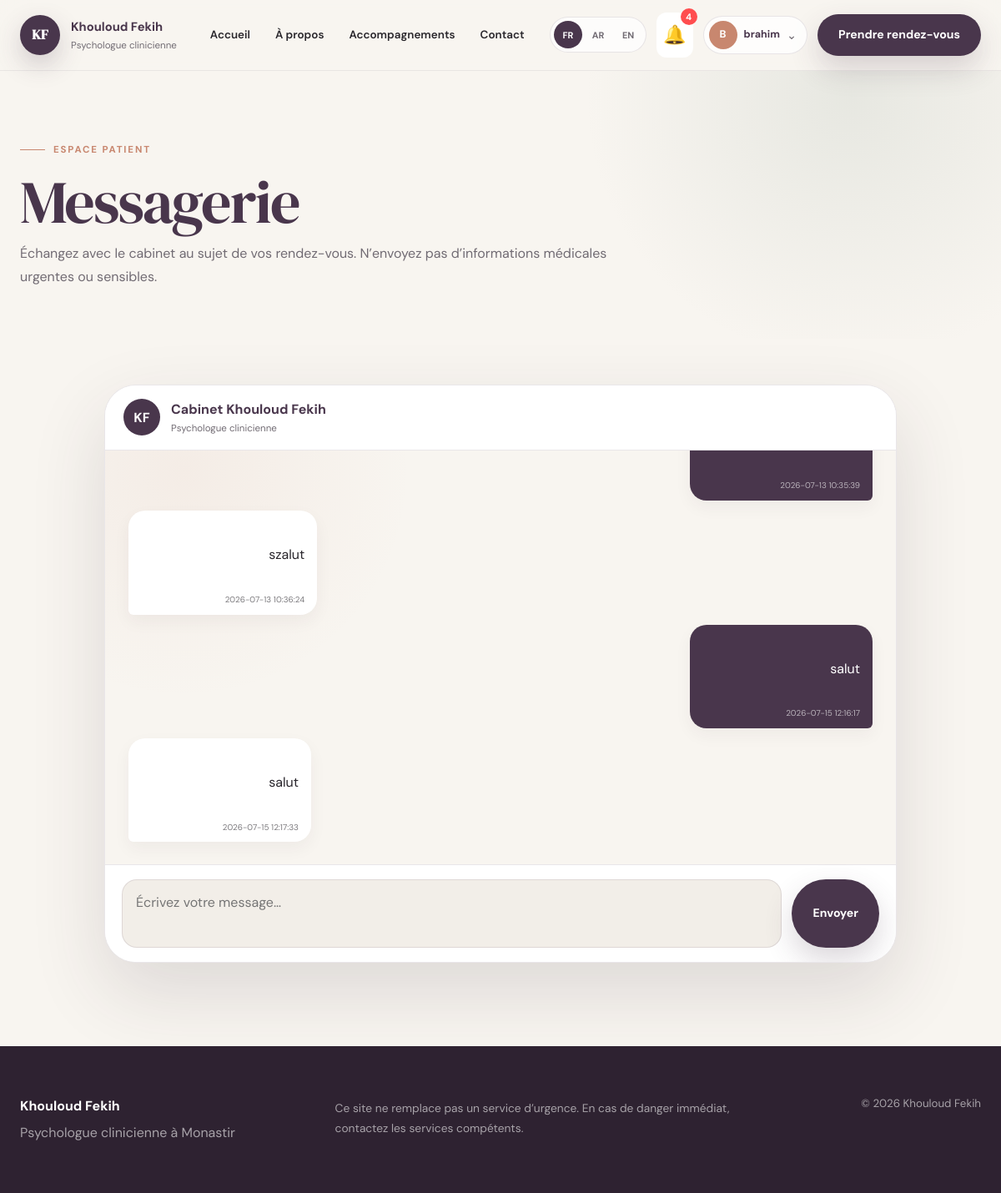
Screenshot of /mon-espace/messages (signed in) with the database file from the repository.
### tables this page shows
CREATE TABLE chat_messages (
            id INTEGER PRIMARY KEY AUTOINCREMENT,
            patient_id INTEGER NOT NULL,
            sender_role TEXT NOT NULL
                CHECK (sender_role IN ('patient', 'admin')),
            message TEXT NOT NULL,
            is_read INTEGER NOT NULL DEFAULT 0,
            created_at TIMESTAMP DEFAULT CURRENT_TIMESTAMP,

            FOREIGN KEY (patient_id)
                REFERENCES users(id)
                ON DELETE CASCADE
        );

### app.py (the view, shortened to what this page needs)
@app.route("/mon-espace/messages", methods=["GET", "POST"])
@patient_required
def patient_messages():
    patient_id = session["user_id"]
    connection = get_database_connection()
    connection.execute(
        """
        UPDATE chat_messages
        SET is_read = 1
        WHERE patient_id = ?
          AND sender_role = 'admin'
        """,
        (patient_id,),
    )
    messages = connection.execute(
        """
        SELECT *
        FROM chat_messages
        WHERE patient_id = ?
        ORDER BY created_at ASC, id ASC
        """,
        (patient_id,),
    ).fetchall()
    connection.commit()
    connection.close()
    return render_template(
        "patient_messages.html",
        messages=messages,
    )

### app.py (called while the page is built)
def get_current_language():
    language = session.get("language", "fr")
    if language not in SUPPORTED_LANGUAGES:
        return "fr"
    return language

@app.context_processor
def inject_translations():
    language = get_current_language()
    return {
        "language": language,
        "content": CONTENT[language],
        "direction": CONTENT[language]["direction"],
        "current_app": current_app,
    }

@app.context_processor
def inject_notifications():
    notifications = []
    unread = 0
    if session.get("admin_logged_in"):
        notifications, unread = get_notifications("admin")
    elif session.get("user_id"):
        notifications, unread = get_notifications(
            f"patient_{session['user_id']}"
        )
    return {
        "notifications": notifications,
        "unread_notifications": unread,
    }

def get_database_connection():
    connection = sqlite3.connect(DATABASE_PATH)
    connection.row_factory = sqlite3.Row
    connection.execute("PRAGMA foreign_keys = ON")
    return connection

def get_notifications(receiver):
    connection = get_database_connection()
    notifications = connection.execute(
        """
        SELECT *
        FROM notifications
        WHERE receiver = ?
        ORDER BY created_at DESC, id DESC
        LIMIT 10
        """,
        (receiver,),
    ).fetchall()
    unread = connection.execute(
        """
        SELECT COUNT(*) AS total
        FROM notifications
        WHERE receiver = ?
          AND is_read = 0
        """,
        (receiver,),
    ).fetchone()["total"]
    connection.close()
    return notifications, unread

def patient_required(route_function):
    @wraps(route_function)
    def protected_route(*args, **kwargs):
        if not session.get("user_id"):
            flash(
                "Veuillez vous connecter pour accéder à la messagerie.",
                "error",
            )
            return redirect(url_for("login"))
        return route_function(*args, **kwargs)
    return protected_route

### templates/patient_messages.html (shortened to what this page needs)
{% extends "base.html" %}
{% block content %}
<section class="chat-page-header">
    <div class="container">
        <p class="section-label">
            Espace patient
        </p>
        <h1>
            Messagerie
        </h1>
        <p>
            Échangez avec le cabinet au sujet de vos rendez-vous.
            N’envoyez pas d’informations médicales urgentes ou sensibles.
        </p>
    </div>
</section>
<section class="chat-section">
    <div class="container">
        <div class="chat-card">
            <div class="chat-header">
                <div class="chat-contact-avatar">
                    KF
                </div>
                <div>
                    <strong>
                        Cabinet Khouloud Fekih
                    </strong>
                    <small>
                        Psychologue clinicienne
                    </small>
                </div>
            </div>
            <div class="chat-messages" id="chat-messages">
                {% if messages %}
                    {% for item in messages %}
                        <article
                            class="
                                chat-message
                                {% if item['sender_role'] == 'patient' %}
                                    chat-message-sent
                                {% else %}
                                    chat-message-received
                                {% endif %}
                            "
                        >
                            <div class="chat-bubble">
                                <p>
                                    {{ item["message"] }}
                                </p>
                                <time>
                                    {{ item["created_at"] }}
                                </time>
                            </div>
                        </article>
                    {% endfor %}
                {% endif %}
            </div>
            <form
                method="POST"
                class="chat-composer"
            >
                <textarea
                    name="message"
                    id="chat-message"
                    rows="2"
                    maxlength="1500"
                    placeholder="Écrivez votre message…"
                    required
                ></textarea>
                <button
                    type="submit"
                    class="button button-primary"
                >
                    Envoyer
                </button>
            </form>
        </div>
    </div>
</section>
{% endblock %}

### static/css/style.css (style rules this page uses)
:root { --background: #f8f6f2; --surface: #ffffff; --surface-soft: #f1f3ef; --primary: #294f7b; --primary-hover: #4d6785; --accent: #8ca08f; --accent-soft: #dfe6df; --warm: #d9c8bc; --warm-soft: #f2ebe6; --text: #24303a; --text-light: #69737c; --border: #e2e4e1; --shadow-small: 0 10px 30px rgba(36, 54, 75, 0.06); --shadow-large: 0 24px 65px rgba(36, 54, 75, 0.09); --container-width: 1320px; --radius-small: 14px; --radius-medium: 22px; --radius-large: 32px; }
* { box-sizing: border-box; }
html { scroll-behavior: smooth; }
body { margin: 0; color: var(--text); background-color: var(--background); font-family: "Manrope", Arial, sans-serif; font-size: 16px; line-height: 1.7; }
button, input, select, textarea { font: inherit; }
h1, h2, h3, p { margin-top: 0; }
.container { width: min( var(--container-width), calc(100% - 40px) ); margin: 0 auto; }
h1, h2 { color: var(--primary); font-family: "Playfair Display", Georgia, serif; font-weight: 700; letter-spacing: -0.025em; }
h1 { margin-bottom: 24px; font-size: clamp( 3rem, 6vw, 5.6rem ); line-height: 1.02; }
.button { min-height: 48px; display: inline-flex; align-items: center; justify-content: center; padding: 0 23px; border: 1px solid transparent; border-radius: 999px; font-size: 0.92rem; font-weight: 700; cursor: pointer; transition: transform 0.2s ease, background-color 0.2s ease, border-color 0.2s ease, box-shadow 0.2s ease; }
.button-primary { color: white; background-color: var(--primary); box-shadow: 0 10px 24px rgba(36, 54, 75, 0.15); }
.section-label { margin-bottom: 15px; color: var(--accent); font-size: 0.76rem; font-weight: 700; letter-spacing: 0.16em; text-transform: uppercase; }

### rows the page displays
chat_messages: created_at "2026-07-13 10:35:39"
chat_messages: message "szalut", created_at "2026-07-13 10:36:24"
chat_messages: message "salut", created_at "2026-07-15 12:16:17"
chat_messages: message "salut", created_at "2026-07-15 12:17:33"

### other values shown
{{ content.navigation.home }} "Accueil"
{{ content.navigation.about }} "À propos"
{{ content.navigation.services }} "Accompagnements"
{{ content.navigation.contact }} "Contact"
{{ unread_notifications }} "4"
{{ session.get("user_name") }} "brahim"
{{ content.navigation.appointment }} "Prendre rendez-vous"
{{ content.footer.emergency }} "Ce site ne remplace pas un service d’urgence. En cas de danger immédiat, contactez les services compétents."
